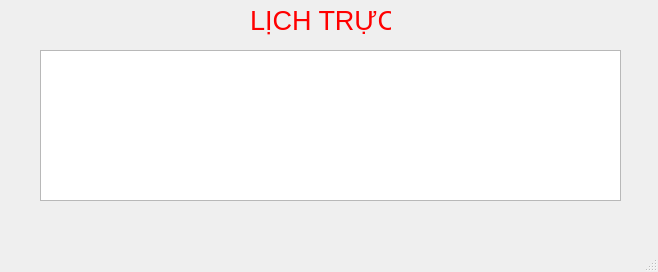
<?xml version="1.0" encoding="UTF-8"?>
<ui version="4.0">
 <class>staff_showcalendar</class>
 <widget class="QMainWindow" name="staff_showcalendar">
  <property name="geometry">
   <rect>
    <x>0</x>
    <y>0</y>
    <width>658</width>
    <height>272</height>
   </rect>
  </property>
  <property name="windowTitle">
   <string>MainWindow</string>
  </property>
  <widget class="QWidget" name="centralwidget">
   <widget class="QLabel" name="label">
    <property name="geometry">
     <rect>
      <x>250</x>
      <y>0</y>
      <width>141</width>
      <height>41</height>
     </rect>
    </property>
    <property name="text">
     <string>&lt;html&gt;&lt;head/&gt;&lt;body&gt;&lt;p&gt;&lt;span style=&quot; font-size:20pt; color:#ff0000;&quot;&gt;LỊCH TRỰC&lt;/span&gt;&lt;/p&gt;&lt;/body&gt;&lt;/html&gt;</string>
    </property>
   </widget>
   <widget class="QTableView" name="tableView_lt">
    <property name="geometry">
     <rect>
      <x>40</x>
      <y>50</y>
      <width>581</width>
      <height>151</height>
     </rect>
    </property>
   </widget>
  </widget>
  <widget class="QMenuBar" name="menubar">
   <property name="geometry">
    <rect>
     <x>0</x>
     <y>0</y>
     <width>658</width>
     <height>22</height>
    </rect>
   </property>
  </widget>
  <widget class="QStatusBar" name="statusbar"/>
 </widget>
 <resources/>
 <connections/>
</ui>
